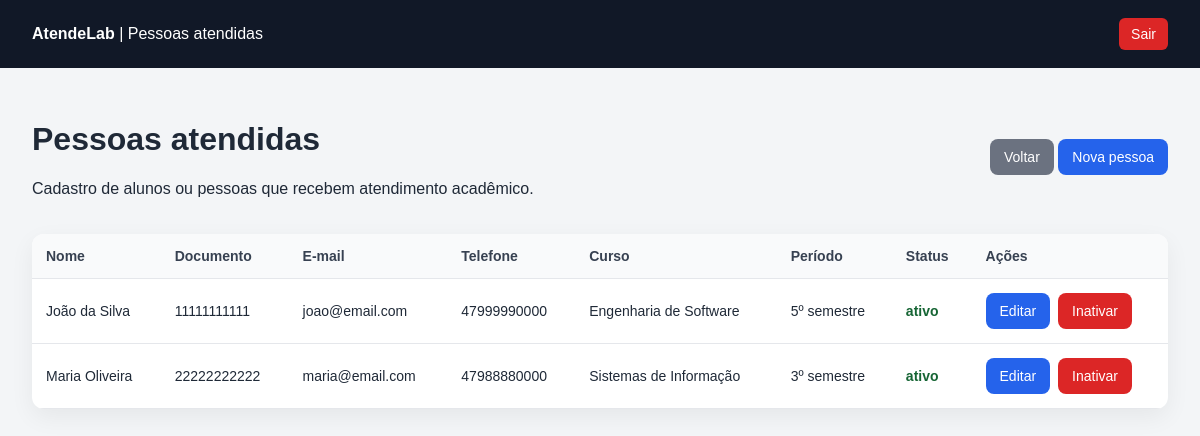
The page /pessoas/index.php (signed in) on the database as committed earlier.
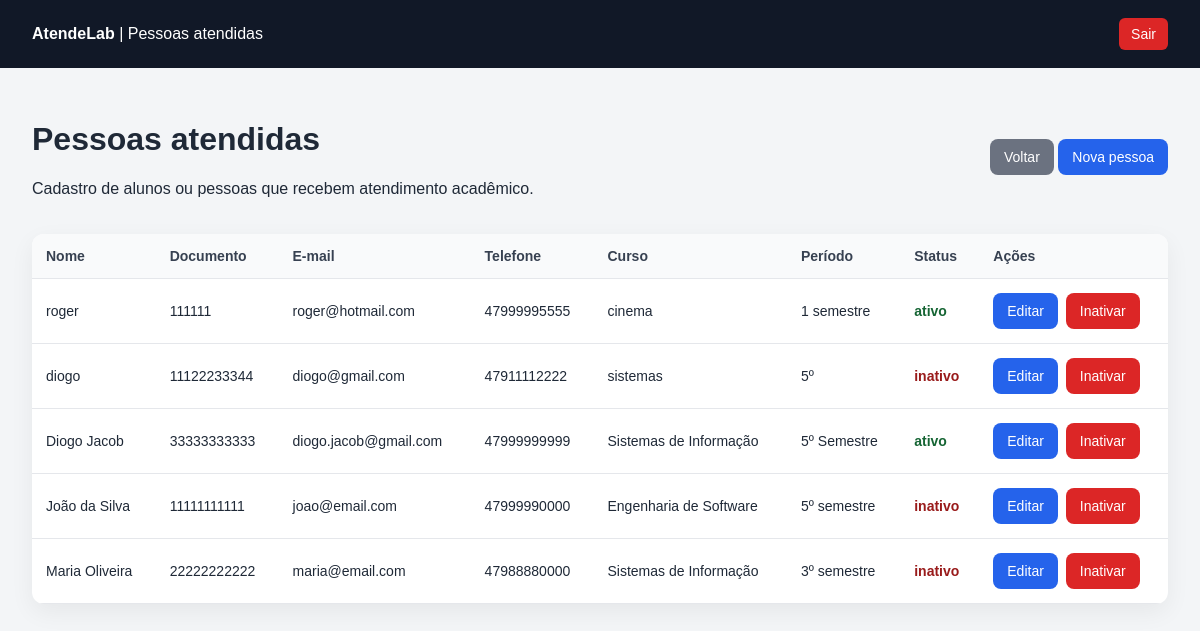
The same page on the database as committed later.
### tables this page shows
CREATE TABLE `pessoas` (
  `id` int(11) NOT NULL,
  `nome` varchar(150) NOT NULL,
  `documento` varchar(30) NOT NULL,
  `email` varchar(150) NOT NULL,
  `telefone` varchar(20) DEFAULT NULL,
  `curso` varchar(120) DEFAULT NULL,
  `periodo` varchar(20) DEFAULT NULL,
  `status` enum('ativo','inativo') DEFAULT 'ativo',
  `criado_em` timestamp NOT NULL DEFAULT current_timestamp(),
  `observacoes` text DEFAULT NULL,
  `atualizado_em` timestamp NOT NULL DEFAULT current_timestamp() ON UPDATE current_timestamp()
);

### pessoas/index.php (the view, shortened to what this page needs)
<?php
require_once __DIR__ . '/../config/database.php';
$sql = "SELECT * FROM pessoas ORDER BY criado_em DESC";
$stmt = $pdo->query($sql);
$pessoas = $stmt->fetchAll(PDO::FETCH_ASSOC);
?>
<!DOCTYPE html>
<html lang="pt-br">
<head>
</head>
<body>
<header>
    <div>
        <strong>AtendeLab</strong>
        <span> | Pessoas atendidas</span>
    </div>
    <a href="../logout.php">Sair</a>
</header>
<main>
    <div class="topo">
        <div>
            <h1>Pessoas atendidas</h1>
            <p>Cadastro de alunos ou pessoas que recebem atendimento acadêmico.</p>
        </div>
        <div>
            <a class="btn btn-secundario" href="../dashboard.php">Voltar</a>
            <a class="btn" href="criar.php">Nova pessoa</a>
        </div>
    </div>
    <table>
        <thead>
            <tr>
                <th>Nome</th>
                <th>Documento</th>
                <th>E-mail</th>
                <th>Telefone</th>
                <th>Curso</th>
                <th>Período</th>
                <th>Status</th>
                <th>Ações</th>
            </tr>
        </thead>
        <tbody>
            <?php if (count($pessoas) > 0): ?>
                <?php foreach ($pessoas as $pessoa): ?>
                    <tr>
                        <td><?php echo htmlspecialchars($pessoa['nome']); ?></td>
                        <td><?php echo htmlspecialchars($pessoa['documento']); ?></td>
                        <td><?php echo htmlspecialchars($pessoa['email']); ?></td>
                        <td><?php echo htmlspecialchars($pessoa['telefone']); ?></td>
                        <td><?php echo htmlspecialchars($pessoa['curso']); ?></td>
                        <td><?php echo htmlspecialchars($pessoa['periodo']); ?></td>
                        <td>
                            <span class="<?php echo $pessoa['status'] === 'ativo' ? 'status-ativo' : 'status-inativo'; ?>">
                                <?php echo htmlspecialchars($pessoa['status']); ?>
                            </span>
                        </td>
                        <td>
                            <div class="acoes">
                                <a class="btn" href="editar.php?id=<?php echo $pessoa['id']; ?>">Editar</a>
                                <a class="btn btn-alerta" href="excluir.php?id=<?php echo $pessoa['id']; ?>" onclick="return confirm('Deseja realmente inativar esta pessoa?')">Inativar</a>
                            </div>
                        </td>
                    </tr>
                <?php endforeach; ?>
            <?php else: ?>
                <tr>
                    <td colspan="8">Nenhuma pessoa cadastrada.</td>
                </tr>
            <?php endif; ?>
        </tbody>
    </table>
</main>
</body>
</html>

Rows that differ between the two databases and show on the page:
added pessoas: nome "roger", documento "111111", email "roger@hotmail.com", telefone "47999995555", curso "cinema", periodo "1 semestre", status "ativo"
added pessoas: nome "diogo", documento "11122233344", email "diogo@gmail.com", telefone "47911112222", curso "sistemas", periodo "5º", status "inativo"
added pessoas: nome "Diogo Jacob", documento "33333333333", email "diogo.jacob@gmail.com", telefone "47999999999", curso "Sistemas de Informação", periodo "5º Semestre", status "ativo"
changed pessoas "João da Silva": status "ativo" → "inativo"
changed pessoas "Maria Oliveira": status "ativo" → "inativo"
